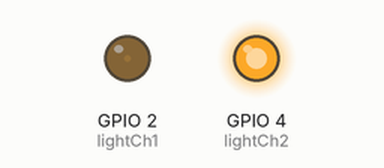
The sketch below on a simulated ESP32. On the bench: output pins drawn as LEDs (lit = HIGH). What the sketch prints to the serial monitor is not drawn.

Above: at 0.05 s.
At 1.25 s:
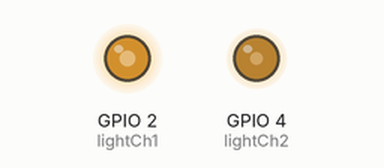
At 1.85 s:
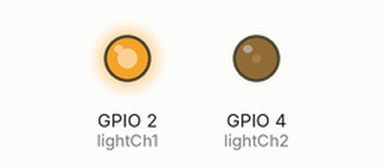
At 3.65 s:
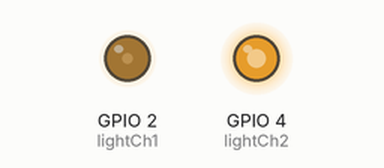
Timing chart, 0 to 5.3 s (numbered marks = the images above):
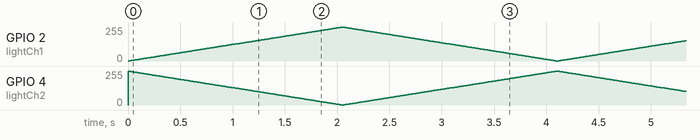

The sketch:

sketch_jun30a.ino
```cpp
/*
 * ex06 双通道互补PWM渐变警示灯
 * 程序功能概述：
 * 1. 两路独立PWM通道驱动两颗LED，亮度输出完全互补
 * 2. 第一颗灯缓慢提亮时，第二颗同步慢慢变暗，循环往复
 * 3. 灯光过渡顺滑无频闪，模拟警车柔和交替渐变灯光效果
 *
 * 硬件接线说明：
 * 主指示灯LED1接GPIO2（开发板自带蓝色LED，无需额外元件）
 * 副指示灯LED2接GPIO4，外接LED并串联220欧姆限流电阻保护灯珠
 */

// 两路灯光硬件引脚定义
const uint8_t lightCh1 = 2;
const uint8_t lightCh2 = 4;

// PWM波形配置参数
const uint16_t pwmFreqSetting = 5000;
const uint8_t pwmBitRange = 8;       // 亮度输出区间 0 ~ 255

void setup() {
  Serial.begin(115200);

  // 分别为两个IO口分配独立PWM通道
  ledcAttach(lightCh1, pwmFreqSetting, pwmBitRange);
  ledcAttach(lightCh2, pwmFreqSetting, pwmBitRange);

  Serial.println("双通道互补渐变灯光程序已运行");
}

void loop() {
  // 第一阶段：通道1由暗到亮，通道2同步由亮转暗
  for (int brightnessVal = 0; brightnessVal <= 255; brightnessVal++) {
    ledcWrite(lightCh1, brightnessVal);
    ledcWrite(lightCh2, 255 - brightnessVal);
    delay(8);
  }

  // 第二阶段：通道1由亮转暗，通道2同步由暗提亮
  for (int brightnessVal = 255; brightnessVal >= 0; brightnessVal--) {
    ledcWrite(lightCh1, brightnessVal);
    ledcWrite(lightCh2, 255 - brightnessVal);
    delay(8);
  }

  Serial.println("完成一轮完整明暗交替循环");
}
```
